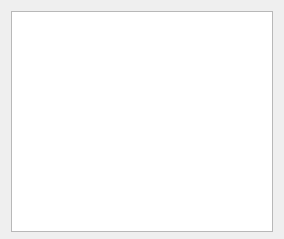
<?xml version="1.0" encoding="UTF-8"?>
<ui version="4.0">
 <class>tagsviewform</class>
 <widget class="QWidget" name="tagsviewform">
  <property name="geometry">
   <rect>
    <x>0</x>
    <y>0</y>
    <width>284</width>
    <height>239</height>
   </rect>
  </property>
  <property name="minimumSize">
   <size>
    <width>284</width>
    <height>239</height>
   </size>
  </property>
  <property name="windowTitle">
   <string>Form</string>
  </property>
  <layout class="QVBoxLayout" name="verticalLayout">
   <item>
    <widget class="QTextEdit" name="tagsValueEdit">
     <property name="minimumSize">
      <size>
       <width>261</width>
       <height>221</height>
      </size>
     </property>
    </widget>
   </item>
  </layout>
 </widget>
 <resources/>
 <connections/>
</ui>
